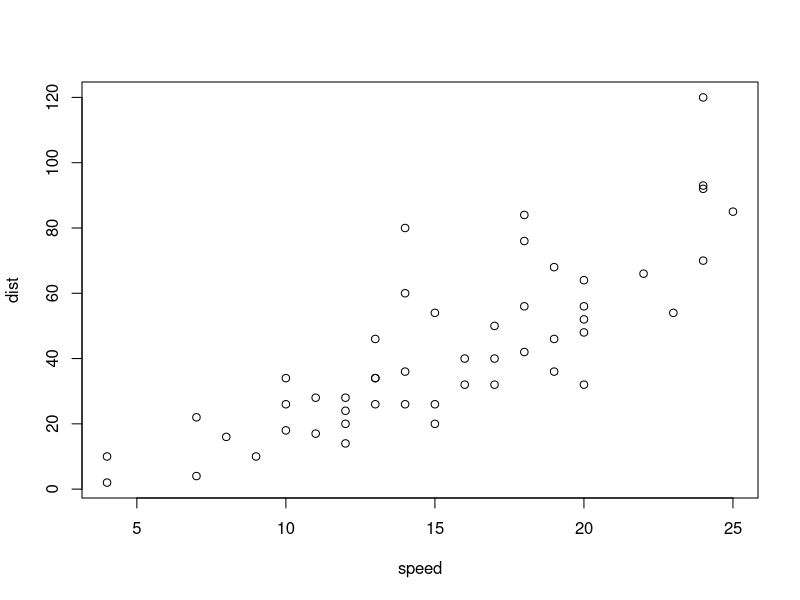
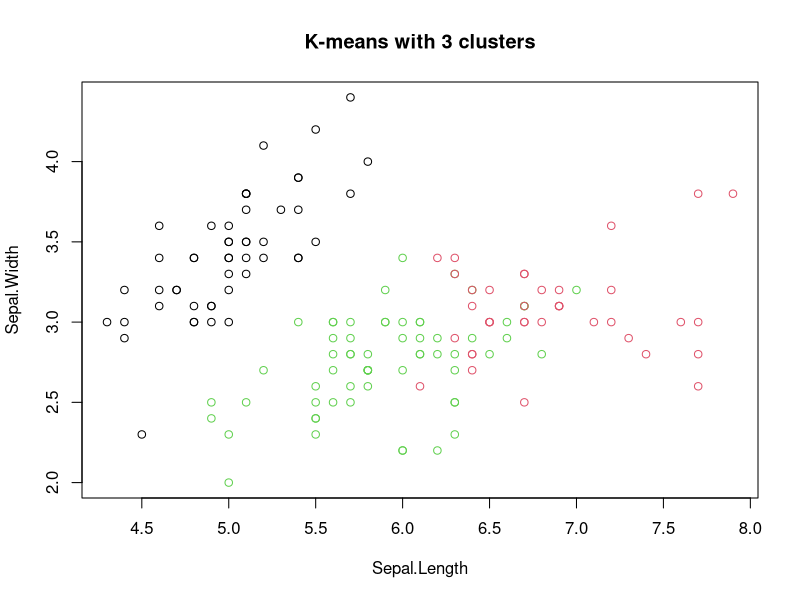
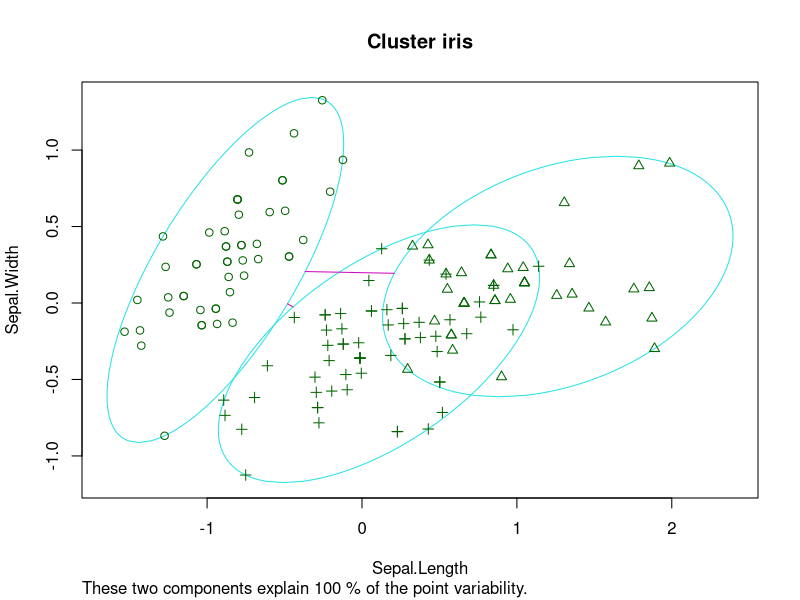

Here is the R script that generated these plots, in order:
## ---- chunk 1
plot(cars)
## ---- chunk 2

## ---- chunk 3
library(dplyr)
## ---- chunk 4
data(iris)
   
# Structure 
str(iris)
## ---- chunk 5
iris

## ---- chunk 6
iris_1 <- iris[, 1:4]
## ---- chunk 7
iris_1
## ---- chunk 8
length(iris_1)
## ---- chunk 9
length(iris)
## ---- chunk 10
model <- kmeans(iris_1, centers = 3, nstart = 20)
model
## ---- chunk 11
model$cluster
## ---- chunk 12
cm <- table(iris$Species, model$cluster)
cm
## ---- chunk 13

plot(iris_1[c("Sepal.Length", "Sepal.Width")], 
     col =model$cluster, 
     main = "K-means with 3 clusters")
## ---- chunk 14
model$centers
model$centers[, c("Sepal.Length", "Sepal.Width")]
## ---- chunk 15
library(cluster)
y_kmeans <- model$cluster
clusplot(iris_1[, c("Sepal.Length", "Sepal.Width")],
         y_kmeans,
         
         main = paste("Cluster iris"),
         xlab = 'Sepal.Length',
         ylab = 'Sepal.Width')
## ---- chunk 16

## ---- chunk 17

## ---- chunk 18

## ---- chunk 19

## ---- chunk 20

